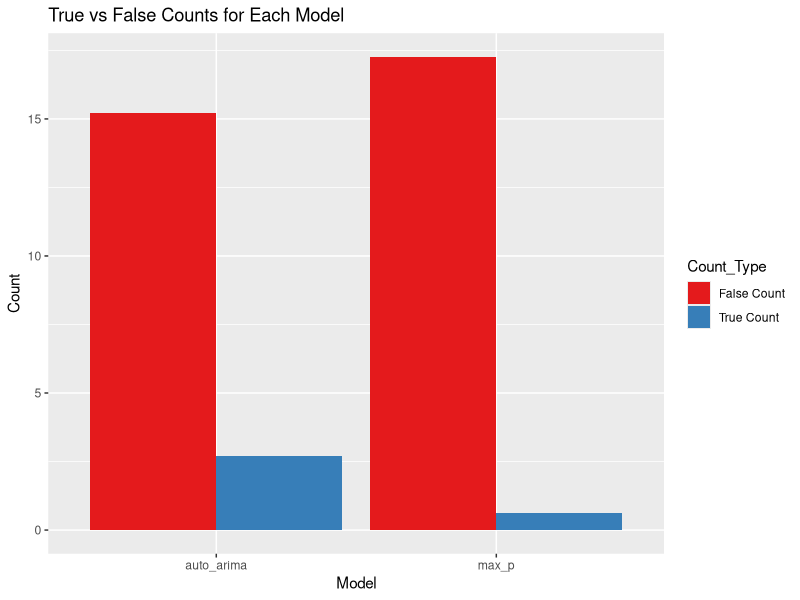
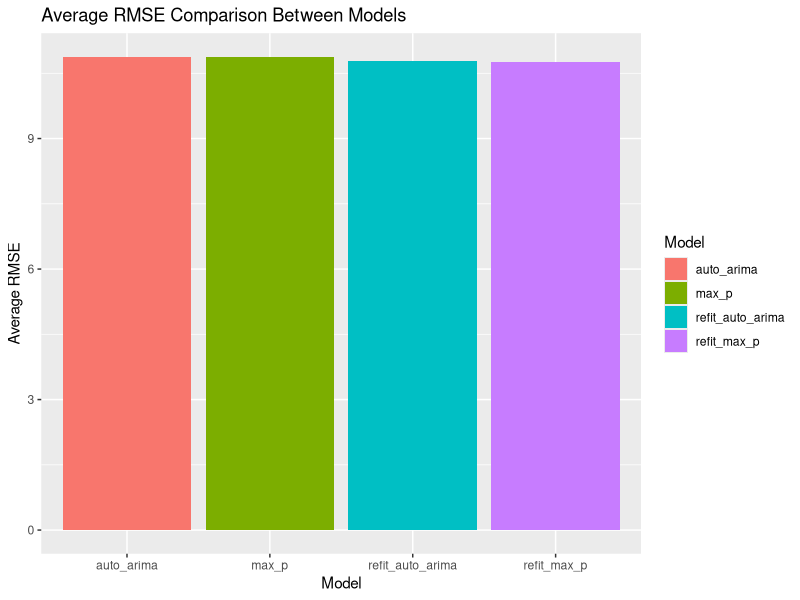
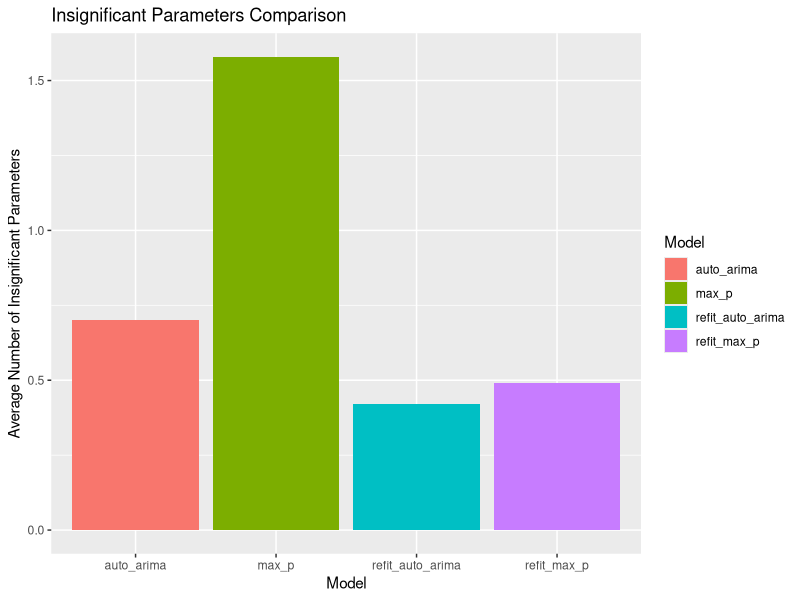
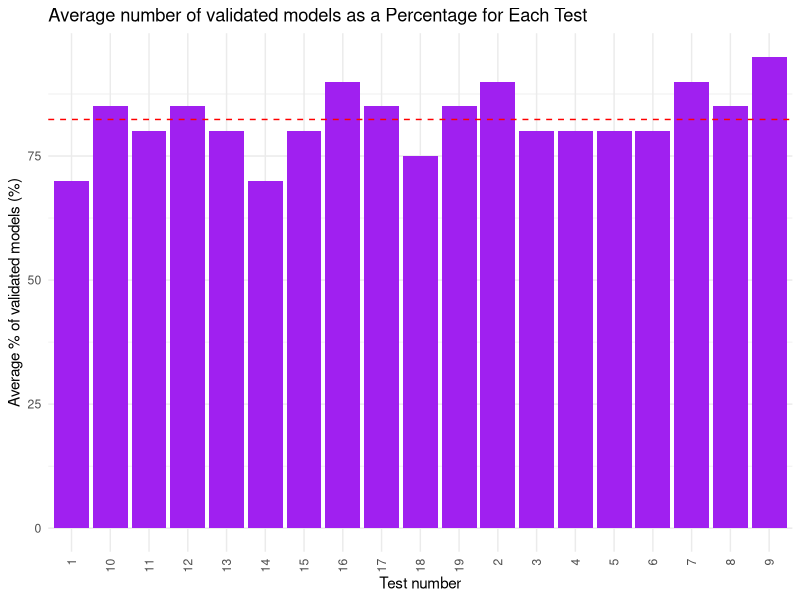

Source code (R) for these figures, in order:
library(dplyr)
library(ggplot2)
rm(list = ls())

data <- read.csv("Week 1+/output_5_non_zero_d.csv")
# Convert columns to numeric
data$auto_arima_true_count <- as.numeric(as.character(data$auto_arima_true_count))
data$auto_arima_false_count <- as.numeric(as.character(data$auto_arima_false_count))

data$least_p_true_count <- as.numeric(as.character(data$least_p_true_count))
data$least_p_false_count <- as.numeric(as.character(data$least_p_false_count))


data$refit_avg_rmse_least_p_model <- as.numeric(as.character(data$refit_avg_rmse_least_p_model))
data$avg_rmse_least_p_model_values <- as.numeric(as.character(data$avg_rmse_least_p_model_values))

data$refit_avg_rmse_auto_arima <- as.numeric(as.character(data$refit_avg_rmse_auto_arima))
data$avg_rmse_auto_arima_model <- as.numeric(as.character(data$avg_rmse_auto_arima_model))

data$refit_avg_insig_params_least_p_model <- as.numeric(as.character(data$refit_avg_insig_params_least_p_model))
# print(paste("refit_avg_insig_params_least_p_model", data$refit_avg_insig_params_least_p_model))
avg_refit_insig_params_least_p_model <- mean(data$refit_avg_insig_params_least_p_model, na.rm = TRUE)
# print(paste("avg_refit_insig_params_least_p_model", avg_refit_insig_params_least_p_model))
data$avg_insig_params_least_p_model <- as.numeric(as.character(data$avg_insig_params_least_p_model))

data$refit_avg_insig_params_auto_arima_model <- as.numeric(as.character(data$refit_avg_insig_params_auto_arima_model))
# print(paste("refit_avg_insig_params_auto_arima_model", data$refit_avg_insig_params_auto_arima_model))
data$avg_insig_params_auto_arima_model <- as.numeric(as.character(data$avg_insig_params_auto_arima_model))

data$avg_sw_p_value <- as.numeric(as.character(data$avg_sw_p_value))
data$avg_lbq_p_value <- as.numeric(as.character(data$avg_lbq_p_value))
data$avg_t_test_p_value <- as.numeric(as.character(data$avg_t_test_p_value))
data$avg_validation_score <- as.numeric(as.character(data$avg_validation_score))


# summary(data)
# true_false_counts <- data.frame(
#   Model = c("auto_arima", "max_p"),
#   True_Count = c(mean(data$auto_arima_true_count), mean(data$least_p_true_count)),
#   False_Count = c(mean(data$auto_arima_false_count), mean(data$least_p_false_count))
# )

# print(true_false_counts)
# Average True Counts for each model
avg_true_auto_arima <- mean(data$auto_arima_true_count, na.rm = TRUE)
avg_true_least_p <- mean(data$least_p_true_count, na.rm = TRUE)

# Average False Counts for each model
avg_false_auto_arima <- mean(data$auto_arima_false_count, na.rm = TRUE)
avg_false_least_p <- mean(data$least_p_false_count, na.rm = TRUE)

# Average RMSE for each model
avg_rmse_auto_arima <- mean(data$avg_rmse_auto_arima_model, na.rm = TRUE)
avg_rmse_least_p <- mean(data$avg_rmse_least_p_model_values, na.rm = TRUE)

refit_avg_rmse_auto_arima <- mean(data$refit_avg_rmse_auto_arima, na.rm = TRUE)
refit_avg_rmse_least_p <- mean(data$refit_avg_rmse_least_p_model, na.rm = TRUE)

# Average Number of Insignificant Parameters for each model
avg_insig_params_auto_arima <- mean(data$avg_insig_params_auto_arima_model, na.rm = TRUE)
avg_insig_params_least_p <- mean(data$avg_insig_params_least_p_model, na.rm = TRUE)

refit_avg_insig_params_auto_arima <- mean(data$refit_avg_insig_params_auto_arima_model, na.rm = TRUE)
refit_avg_insig_params_least_p <- mean(data$refit_avg_insig_params_least_p_model , na.rm = TRUE)

# Function for the first plot
plot_true_vs_false_counts <- function(data) {
  counts_df <- data.frame(
    Model = rep(c("auto_arima", "max_p"), each = 2),
    Count_Type = rep(c("True Count", "False Count"), 2),
    Count = c(mean(data$auto_arima_true_count, na.rm = TRUE), mean(data$auto_arima_false_count, na.rm = TRUE), mean(data$least_p_true_count, na.rm = TRUE), mean(data$least_p_false_count, na.rm = TRUE))
  )

  p <- ggplot(counts_df, aes(x = Model, y = Count, fill = Count_Type)) +
    geom_bar(stat = "identity", position = position_dodge()) +
    labs(x = "Model", y = "Count", title = "True vs False Counts for Each Model") +
    scale_fill_brewer(palette = "Set1")
  print(p)
  return(counts_df)
}

# Function for the second plot
plot_avg_rmse_comparison <- function(data) {
  rmse_df <- data.frame(
    Model = c("auto_arima", "max_p", 'refit_auto_arima', 'refit_max_p'),
    Avg_RMSE = c(mean(data$avg_rmse_auto_arima_model, na.rm = TRUE), mean(data$avg_rmse_least_p_model_values, na.rm = TRUE), mean(data$refit_avg_rmse_auto_arima, na.rm = TRUE), mean(data$refit_avg_rmse_least_p_model, na.rm = TRUE))
  )

  p <- ggplot(rmse_df, aes(x = Model, y = Avg_RMSE, fill = Model)) +
    geom_bar(stat = "identity", position = position_dodge()) +
    labs(x = "Model", y = "Average RMSE", title = "Average RMSE Comparison Between Models")
  print(p)
  return(rmse_df)
}

# Function for the third plot
plot_insig_params_comparison <- function(data) {
  insig_params_df <- data.frame(
    Model = c("auto_arima", "max_p", "refit_auto_arima", "refit_max_p"),
    Avg_Insignificant_Params = c(mean(data$avg_insig_params_auto_arima_model, na.rm = TRUE), mean(data$avg_insig_params_least_p_model, na.rm = TRUE), mean(data$refit_avg_insig_params_auto_arima_model, na.rm = TRUE), mean(data$refit_avg_insig_params_least_p_model, na.rm = TRUE))
  )

  p <- ggplot(insig_params_df, aes(x = Model, y = Avg_Insignificant_Params, fill = Model)) +
    geom_bar(stat = "identity", position = position_dodge()) +
    labs(x = "Model", y = "Average Number of Insignificant Parameters", title = "Insignificant Parameters Comparison")
  print(p)
  return(insig_params_df)
}

# Function for the fourth plot
plot_histogram_avg_rmse <- function(data) {
  p <- ggplot(data, aes(x = avg_rmse_auto_arima_model)) +
    geom_histogram(fill = "blue", color = "black", alpha = 0.4) +
    labs(x = "Average RMSE (auto_arima)", y = "Density", title = "Histogram of Average RMSE for auto_arima Model") +
    xlim(min(data$avg_rmse_auto_arima_model, na.rm = TRUE)-0.2, max(data$avg_rmse_auto_arima_model, na.rm = TRUE)+0.2) +
    theme_minimal() +
    theme(legend.position = "none")
  print(p)
}

# Function for the fifth plot
plot_histogram_avg_p_values <- function(data) {
  p <- ggplot(data, aes(x = avg_sw_p_value)) +
    geom_histogram(binwidth = 0.01, fill = "blue", color = "black", alpha = 0.5) +
    labs(x = "Average SW P-Value", y = "Frequency", title = "Histogram of Average SW P-Values") +
    theme_minimal()
  print(p)
}

# Function for the sixth plot
plot_avg_validation_score <- function(data) {
  data$avg_validation_score_percent <- data$avg_validation_score * 100
  data$mean_avg_validation_score <- mean(data$avg_validation_score, na.rm = TRUE)

  p <- ggplot(data, aes(x = as.factor(row.names(data)), y = avg_validation_score_percent)) +
    geom_bar(stat = "identity", fill = "purple") +
    geom_hline(yintercept = data$mean_avg_validation_score * 100, color = "red", linetype = "dashed") +
    labs(x = "Test number", y = "Average % of validated models (%)", title = "Average number of validated models as a Percentage for Each Test") +
    theme_minimal() +
    theme(axis.text.x = element_text(angle = 90, vjust = 0.5, hjust=1))
  print(p)
  return(data$mean_avg_validation_score)
}

count_df <- plot_true_vs_false_counts(data)
# print(count_df)
rmse_df <- plot_avg_rmse_comparison(data)
# print(rmse_df)
insig_params_df <- plot_insig_params_comparison(data)
# print(insig_params_df)
# plot_histogram_avg_rmse(data)
# plot_histogram_avg_p_values(data)
mean_avg_val_score <- plot_avg_validation_score(data)
# print(mean_avg_val_score)